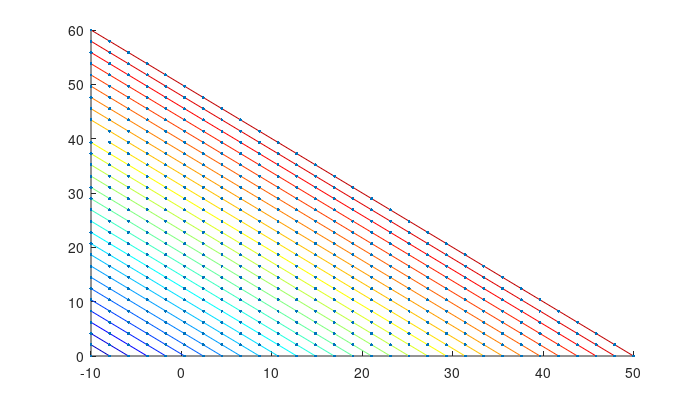

Write the MATLAB code that produced this figure. (Note: this script raises an error after producing the figure.)
%% Matlab Graph Scatter and Line Spectrum with Three Variables
% *back to* <https://fanwangecon.github.io *Fan*>*'s* <https://fanwangecon.github.io/Math4Econ/ 
% *Intro Math for Econ*>*,*  <https://fanwangecon.github.io/M4Econ/ *Matlab Examples*>*, 
% or* <https://fanwangecon.github.io/CodeDynaAsset/ *Dynamic Asset*> *Repositories*
%% 
% Generate k + b = w, color for each w, vectors of k and b such that k + b = 
% w for each w
% 
% There are two N by M matrix, A anb B.
% 
% Values in Matrix A correspond to the x-axis, values in Matrix B correspond 
% to the y-axis.
% 
% The rows and columns in matrix A and B have some other meanings. In this case, 
% we will give color to the columns.
% 
% The columns is represented by vector C, which is another variable.
%% 
% # Each line a different color representing variable 3
% # Legend labeling a subset of colors
% # X and Y could be asset choices, color could be utility, consumption etc.
%% Setting Up Data

close all
clear all

% Bounds
fl_b_bd = -10;
% Max and Mins
fl_w_max = 50;
fl_w_min = fl_b_bd;
fl_kp_max = fl_w_max - fl_b_bd;
fl_kp_min = 0;

% Grid Point Counts
it_w_i = 30;
it_kb_j = 30;

% Grids
ar_w = linspace(fl_w_min, fl_w_max, it_w_i);
ar_kp = linspace(fl_kp_min, fl_kp_max, it_kb_j);
mt_bp = ar_w - ar_kp';
mt_kp = ar_w - mt_bp;
mt_bl_constrained = (mt_bp < fl_b_bd);
mt_bp_wth_na = mt_bp;
mt_kp_wth_na = mt_kp;
mt_bp_wth_na(mt_bl_constrained) = nan;
mt_kp_wth_na(mt_bl_constrained) = nan;

% Flatten
ar_bp_mw_wth_na = mt_bp_wth_na(:);
ar_kp_mw_wth_na = mt_kp_wth_na(:);
ar_bp_mw = ar_bp_mw_wth_na(~isnan(ar_bp_mw_wth_na));
ar_kp_mw = ar_kp_mw_wth_na(~isnan(ar_kp_mw_wth_na));
%% Graphing

figure('PaperPosition', [0 0 7 4]);
hold on;

chart = plot(mt_bp_wth_na, mt_kp_wth_na, 'blue');

clr = jet(numel(chart));
for m = 1:numel(chart)
   set(chart(m),'Color',clr(m,:))
end
if (length(ar_w) <= 50) 
    scatter(ar_bp_mw, ar_kp_mw, 5, 'filled');
end
xline(0);
yline(0);

title('Choice Grids Conditional on kp+bp=w')
ylabel('Capital Choice')
xlabel({'Borrowing or Saving'})
legend2plot = fliplr([1 round(numel(chart)/3) round((2*numel(chart))/4)  numel(chart)]);
legendCell = cellstr(num2str(ar_w', 'kp+bp=%3.2f'));
legend(chart(legend2plot), legendCell(legend2plot), 'Location','northeast');

grid on;